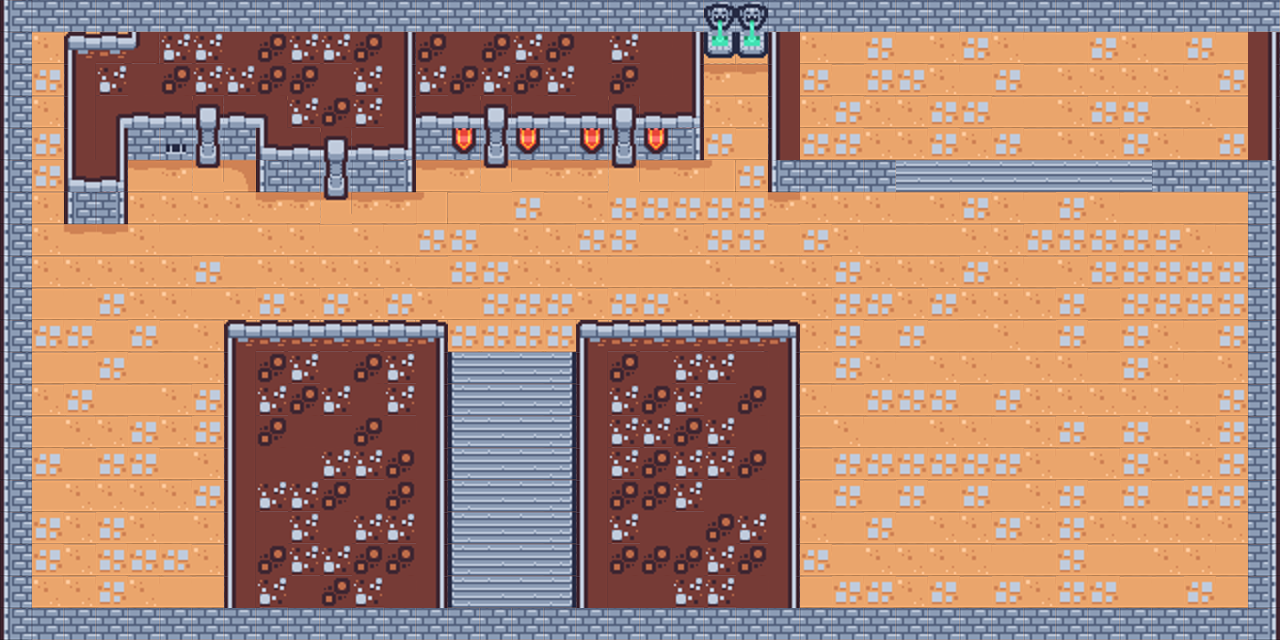

Below is a game level as drawn by its tile map, then a one-line description and the .tmx file that defines it, in full:
An orthogonal 40x20 tile map with 32x32 px tiles, 1 tile layer (Tile Layer 1).

<map version="1.9" tiledversion="1.9.2" orientation="orthogonal" renderorder="right-down" width="40" height="20" tilewidth="32" tileheight="32" infinite="0" nextlayerid="2" nextobjectid="1">
 <tileset firstgid="1" name="tile" tilewidth="32" tileheight="32" tilecount="60" columns="12">
  <image source="../graphics/tilemap_packed.png" width="384" height="160" />
 </tileset>
 <layer id="1" name="Tile Layer 1" width="40" height="20">
  <data encoding="csv">
58,41,41,41,41,41,41,41,41,41,41,41,41,41,41,41,41,41,41,41,41,41,21,21,41,41,41,41,41,41,41,41,41,41,41,41,41,41,41,41,
58,50,5,27,28,25,25,1,13,25,25,13,14,13,1,13,25,13,1,25,1,14,33,33,16,50,49,43,49,50,43,50,49,49,43,50,49,43,49,14,
58,43,16,25,1,13,25,25,13,13,1,25,14,25,13,25,13,25,1,13,1,14,52,51,16,43,49,43,43,50,49,43,49,50,50,50,50,49,43,14,
58,50,16,2,3,3,7,3,4,25,13,25,14,3,3,7,3,3,3,7,3,18,50,50,16,50,43,50,50,43,43,49,49,50,43,43,49,50,49,14,
58,43,16,14,41,29,19,41,17,3,7,3,18,41,30,19,30,41,30,19,30,60,43,49,16,43,43,50,50,43,50,43,49,50,50,43,50,49,43,14,
58,43,17,18,51,52,31,53,58,41,19,41,60,51,52,31,51,52,52,31,51,52,54,43,58,41,41,41,38,38,38,38,38,38,38,38,41,41,41,60,
58,50,58,60,50,50,50,50,52,52,31,52,52,54,49,49,43,49,50,43,43,43,43,43,52,50,50,50,49,50,43,50,49,43,50,49,49,49,49,60,
58,50,51,51,50,49,49,49,50,50,49,50,49,43,43,49,50,50,43,43,49,50,43,43,49,43,50,49,49,49,50,50,43,43,43,43,43,50,49,60,
58,50,50,50,50,50,43,49,50,50,50,50,50,49,43,43,50,50,50,49,49,49,50,49,50,50,43,50,50,50,43,50,49,50,43,43,43,43,43,60,
58,49,49,43,50,50,49,50,43,50,43,50,43,50,49,43,43,43,50,43,43,50,50,49,49,50,43,43,50,43,50,50,50,43,49,43,43,43,43,60,
58,43,43,49,43,49,50,5,27,27,27,27,27,6,43,43,43,43,5,27,27,27,27,27,6,50,43,49,43,49,49,50,49,43,49,43,50,49,43,60,
58,49,49,43,49,49,50,16,13,25,1,13,25,14,37,38,38,39,16,13,1,25,25,1,14,49,43,50,49,50,50,49,50,50,49,43,50,49,50,60,
58,50,43,49,49,50,43,16,25,13,25,1,25,14,37,38,38,39,16,25,13,25,1,13,14,50,49,43,43,43,49,43,50,50,50,50,50,49,43,60,
58,49,50,50,43,50,43,16,13,1,1,13,1,14,37,38,38,39,16,25,25,13,25,1,14,49,50,49,49,50,50,49,50,43,49,43,49,50,43,60,
58,43,49,43,43,49,50,16,1,1,25,25,13,14,37,38,38,39,16,25,13,25,25,13,14,49,43,43,43,43,43,43,50,49,50,43,50,50,43,60,
58,49,50,50,50,50,43,16,25,25,13,1,13,14,37,38,38,39,16,13,13,25,1,1,14,49,43,49,43,49,43,49,50,43,49,43,49,43,43,60,
58,43,50,43,50,49,50,16,1,25,1,25,25,14,37,38,38,39,16,25,1,1,13,25,14,50,49,43,49,50,50,43,50,43,50,50,50,50,50,60,
58,43,50,43,43,43,50,16,13,25,25,13,13,14,37,38,38,39,16,13,13,13,25,13,14,43,49,50,50,50,50,49,49,43,49,49,50,50,49,60,
58,50,50,43,50,49,49,16,25,1,13,25,1,14,37,38,38,39,16,1,1,25,25,1,14,49,43,43,50,43,49,43,50,43,43,49,49,43,49,60,
58,41,41,41,41,41,41,41,41,41,41,41,41,41,41,41,41,41,41,41,41,41,41,41,41,41,41,41,41,41,41,41,41,41,41,41,41,41,41,60
</data>
 </layer>
</map>